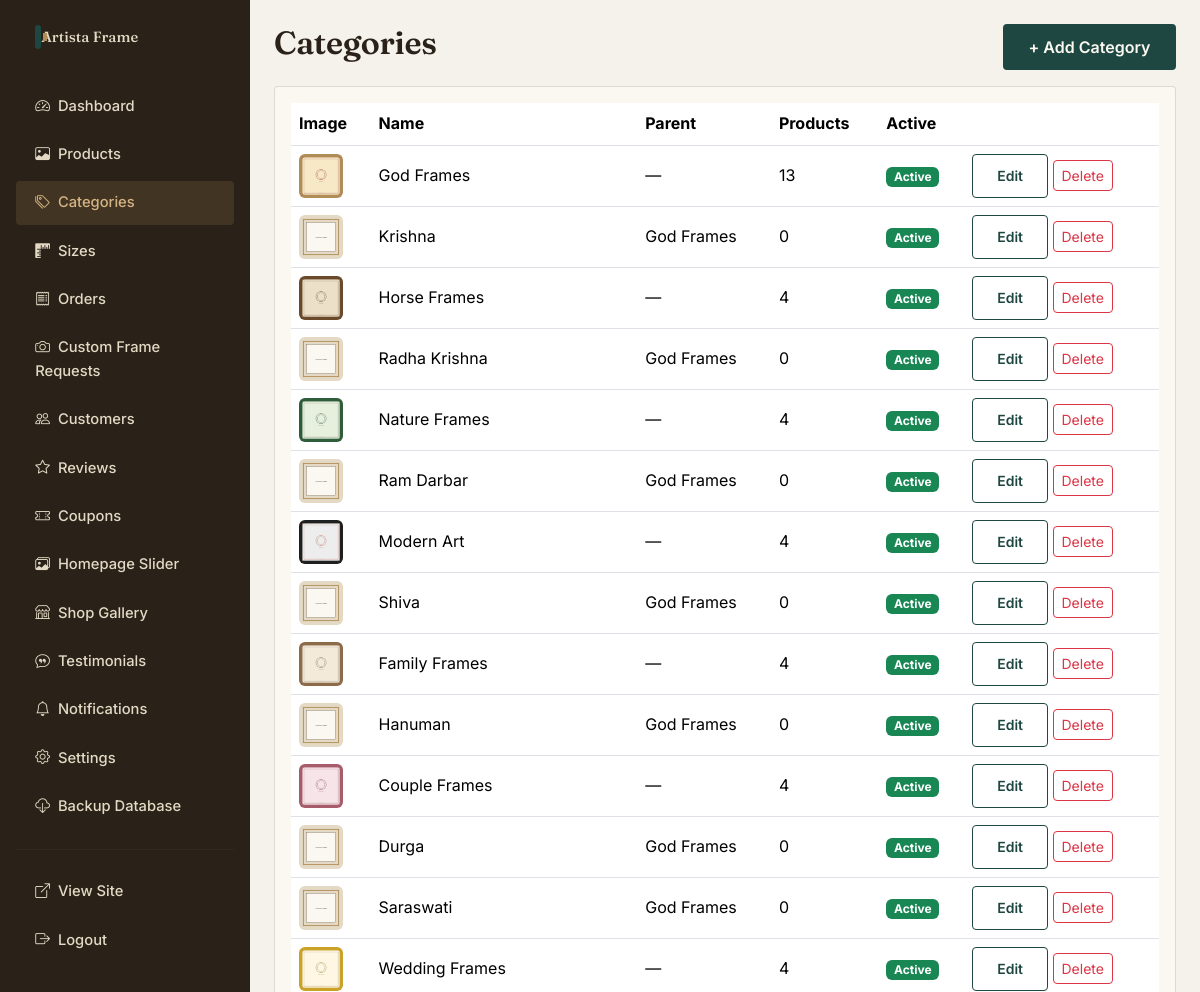
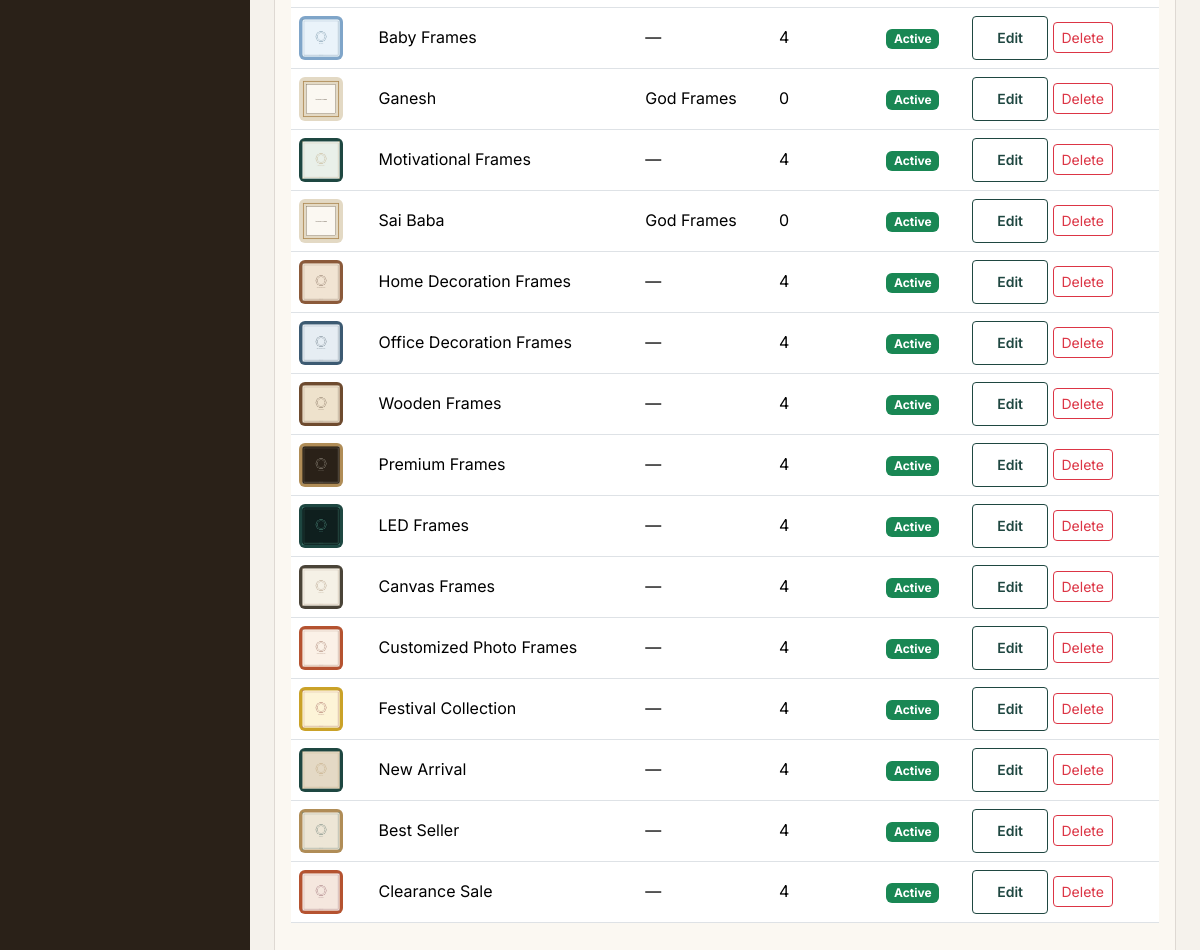
The app's page /admin/categories (signed in) with its own data (2 pictures, top to bottom).
### app/models.py (models this page shows, shortened)
class Category(db.Model):
    __tablename__ = "categories"
    id = db.Column(db.Integer, primary_key=True)
    name = db.Column(db.String(120), nullable=False, unique=True)
    slug = db.Column(db.String(140), nullable=False, unique=True, index=True)
    description = db.Column(db.Text)
    image = db.Column(db.String(255))
    parent_id = db.Column(db.Integer, db.ForeignKey("categories.id"), nullable=True)
    is_active = db.Column(db.Boolean, default=True)
    display_order = db.Column(db.Integer, default=0)
    created_at = db.Column(db.DateTime, default=datetime.utcnow)
    children = db.relationship("Category", backref=db.backref("parent", remote_side=[id]))
    products = db.relationship("Product", backref="category", lazy=True)

### app/admin/routes.py (the view)
@admin_bp.route("/categories")
@admin_required
def categories():
    items = Category.query.order_by(Category.display_order, Category.name).all()
    return render_template("admin/categories.html", categories=items)

### app/admin/routes.py (called while the page is built)
def admin_required(f):
    @wraps(f)
    def wrapper(*args, **kwargs):
        if not current_user.is_authenticated or not current_user.is_admin:
            flash("Admin access required.", "danger")
            return redirect(url_for("admin.login"))
        return f(*args, **kwargs)
    return wrapper

### app/templates/admin/categories.html (shortened to what this page needs)
{% extends "admin/base.html" %}
{% block admin_content %}
<div class="d-flex justify-content-between align-items-center mb-3">
  <h2>Categories</h2>
  <a href="{{ url_for('admin.add_category') }}" class="btn btn-primary-brand">+ Add Category</a>
</div>
<div class="card-brand p-3">
  <table class="table table-brand align-middle">
    <thead><tr><th>Image</th><th>Name</th><th>Parent</th><th>Products</th><th>Active</th><th></th></tr></thead>
    <tbody>
      {% for c in categories %}
      <tr>
        <td><img src="{{ url_for('static', filename=c.image) if c.image else url_for('static', filename='img/placeholder-frame.svg') }}" style="width:44px;height:44px;object-fit:cover;" class="rounded"></td>
        <td>{{ c.name }}</td>
        <td>{{ c.parent.name if c.parent else "—" }}</td>
        <td>{{ c.products|length }}</td>
        <td>{% if c.is_active %}<span class="badge bg-success">Active</span>{% else %}<span class="badge bg-secondary">Hidden</span>{% endif %}</td>
        <td>
          <a href="{{ url_for('admin.edit_category', category_id=c.id) }}" class="btn btn-sm btn-outline-brand">Edit</a>
          <form action="{{ url_for('admin.delete_category', category_id=c.id) }}" method="post" class="d-inline" onsubmit="return confirm('Delete this category?');">
            <button type="submit" class="btn btn-sm btn-outline-danger">Delete</button>
          </form>
        </td>
      </tr>
      {% else %}
      <tr><td colspan="6" class="text-muted">No categories yet.</td></tr>
      {% endfor %}
    </tbody>
  </table>
</div>
{% endblock %}

### app/static/css/style.css (style rules this page uses)
:root { --plaster: #EDE6D6; --plaster-deep: #E3D9C4; --walnut: #2A2118; --walnut-soft: #55483A; --teal: #1F4741; --teal-deep: #163430; --brass: #B08D57; --brass-light: #D4B483; --clay: #B5522F; --ivory: #FBF8F2; --line: rgba(42, 33, 24, 0.14); --radius: 4px; --shadow-soft: 0 8px 24px rgba(42, 33, 24, 0.10); --shadow-lift: 0 16px 40px rgba(42, 33, 24, 0.18); }
* { box-sizing: border-box; }
html { scroll-behavior: smooth; }
body { font-family: 'Inter', -apple-system, sans-serif; background: var(--plaster); color: var(--walnut); line-height: 1.6; -webkit-font-smoothing: antialiased; }
h1, h2, h3, h4, .display-font { font-family: 'Fraunces', Georgia, serif; font-weight: 600; color: var(--walnut); letter-spacing: -0.01em; }
a { color: var(--teal); text-decoration: none; }
.btn-primary-brand { background: var(--teal); color: var(--ivory); border: none; border-radius: var(--radius); padding: 0.7rem 1.6rem; font-weight: 600; transition: transform 0.15s ease, background 0.15s ease; }
.btn-outline-brand { background: transparent; color: var(--teal); border: 1.5px solid var(--teal); border-radius: var(--radius); padding: 0.65rem 1.5rem; font-weight: 600; }
.card-brand { background: var(--ivory); border: 1px solid var(--line); border-radius: var(--radius); }
.admin-body { background: #F5F2EC; }
table.table-brand thead { background: var(--plaster-deep); }

### records on screen
Category: image (picture), name "God Frames", parent "—", products|length "13", is_active "Active"
Category: name "Krishna", parent "God Frames", products|length "0", is_active "Active"
Category: image (picture), name "Horse Frames", parent "—", products|length "4", is_active "Active"
Category: name "Radha Krishna", parent "God Frames", products|length "0", is_active "Active"
Category: image (picture), name "Nature Frames", parent "—", products|length "4", is_active "Active"
Category: name "Ram Darbar", parent "God Frames", products|length "0", is_active "Active"
Category: image (picture), name "Modern Art", parent "—", products|length "4", is_active "Active"
Category: name "Shiva", parent "God Frames", products|length "0", is_active "Active"
Category: image (picture), name "Family Frames", parent "—", products|length "4", is_active "Active"
Category: name "Hanuman", parent "God Frames", products|length "0", is_active "Active"
Category: image (picture), name "Couple Frames", parent "—", products|length "4", is_active "Active"
Category: name "Durga", parent "God Frames", products|length "0", is_active "Active"
Category: name "Saraswati", parent "God Frames", products|length "0", is_active "Active"
Category: image (picture), name "Wedding Frames", parent "—", products|length "4", is_active "Active"
Category: image (picture), name "Baby Frames", parent "—", products|length "4", is_active "Active"
Category: name "Ganesh", parent "God Frames", products|length "0", is_active "Active"
Category: image (picture), name "Motivational Frames", parent "—", products|length "4", is_active "Active"
Category: name "Sai Baba", parent "God Frames", products|length "0", is_active "Active"
Category: image (picture), name "Home Decoration Frames", parent "—", products|length "4", is_active "Active"
Category: image (picture), name "Office Decoration Frames", parent "—", products|length "4", is_active "Active"
Category: image (picture), name "Wooden Frames", parent "—", products|length "4", is_active "Active"
Category: image (picture), name "Premium Frames", parent "—", products|length "4", is_active "Active"
Category: image (picture), name "LED Frames", parent "—", products|length "4", is_active "Active"
Category: image (picture), name "Canvas Frames", parent "—", products|length "4", is_active "Active"
Category: image (picture), name "Customized Photo Frames", parent "—", products|length "4", is_active "Active"
Category: image (picture), name "Festival Collection", parent "—", products|length "4", is_active "Active"
Category: image (picture), name "New Arrival", parent "—", products|length "4", is_active "Active"
Category: image (picture), name "Best Seller", parent "—", products|length "4", is_active "Active"
Category: image (picture), name "Clearance Sale", parent "—", products|length "4", is_active "Active"

### other values on screen
{{ site.shop_name }} "Artista Frame"
